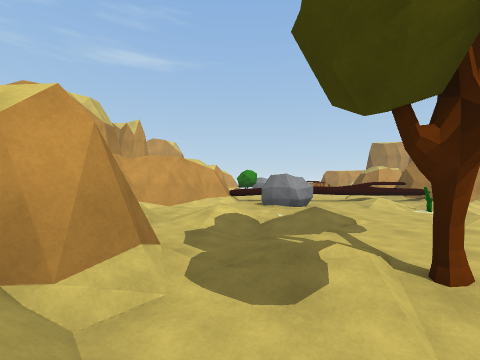
view 1 (above)

13 first-person views from a walk through a scene from a Unity 3-D project. The camera is 1.5 m above the floor, looks level and sees 90° across. The floor is counted in squares, 2 m on a side. Each view is taken from the middle of a square. On the plan, view 1 faces up. The plan holds only what a view shows up to about 9 squares ahead; the rest is blank. The place goes on beyond the plan. Surface patterns are stand-ins for the level's own textures.

view 2
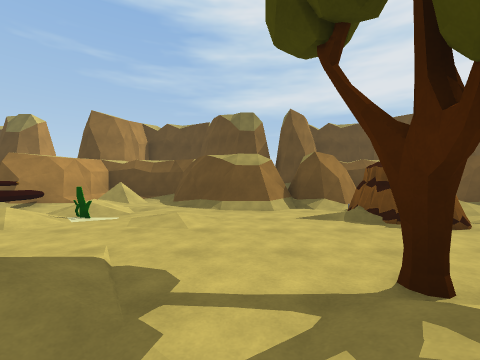

view 3
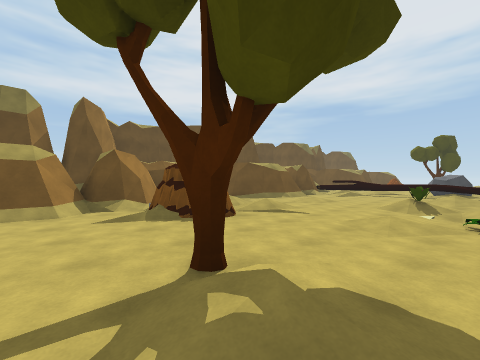

view 4
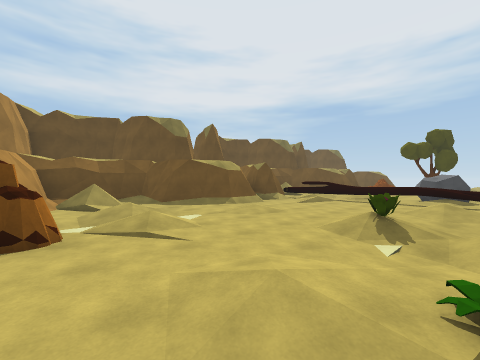

view 5
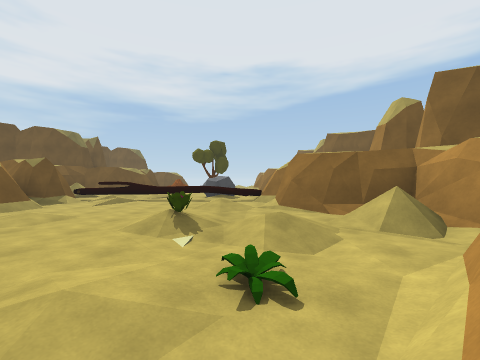

view 6
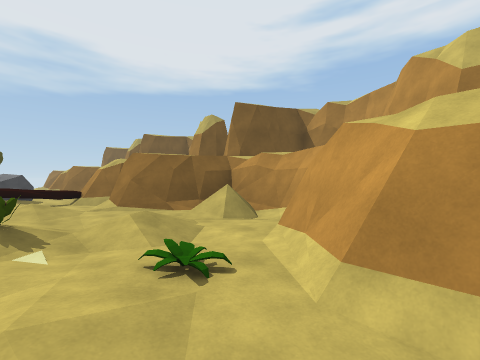

view 7
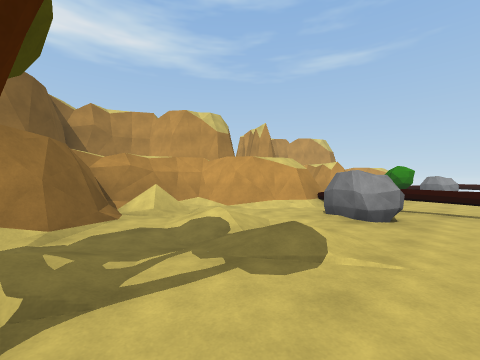

view 8
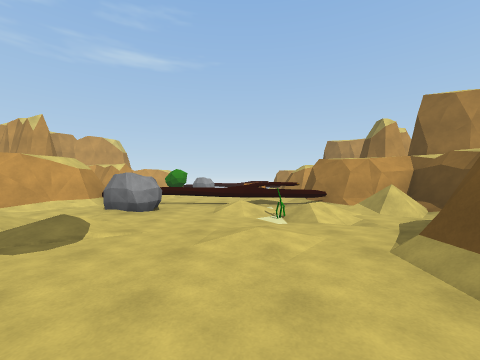

view 9
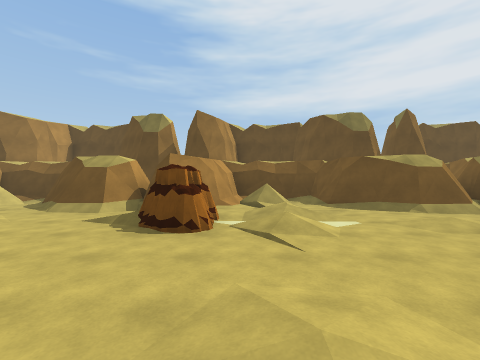

view 10
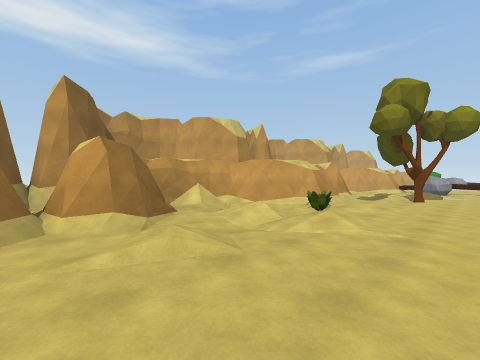

view 11
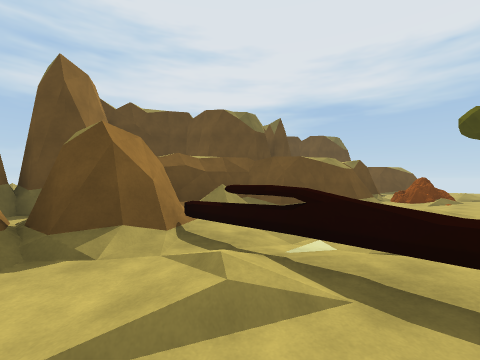

view 12
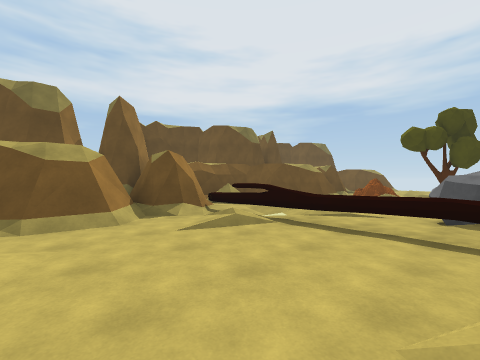

view 13
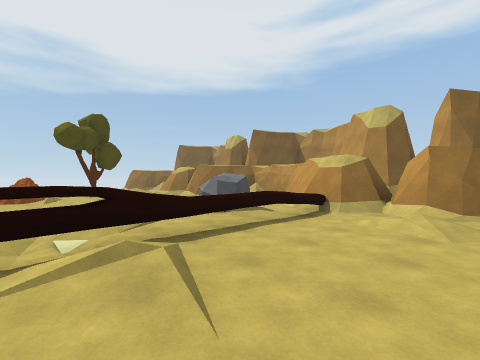

### Floor plan
Key: @ floor where view 1 was taken; # wall or solid block; x gap in a wall; . main floor; : floor 0.25 m higher than the main floor; - floor 0.25 m lower than the main floor; + floor 0.5 m higher than the main floor; / step, stairs or slope; = window, fence, low wall or low ledge; ^ raised ledge; R rock; T tree; P plant; O other object.
Columns run from 5 left of view 1 to 10 right of it. Each row starts with its distance up from view 1.
 10     = .... #
  9     #=^===####
  8    ##. ...-//##
  7   ##/. R.+////#
  6  ##.-.....O/./#
  5  #/////...../##
  4  #/#.///.:./##
  3  ###/......##
  2    ##./T...##
  1     #....//##
  0     #@...OO/###
 -1    ##.:../-../#
 -2  ###.P.../////#
 -3  #/.//....--./#
 -4  #////P.....###
 -5  ##/.-.....##
 -6   ##/......#
 -7 #^ #/....../x ^#
 -8 # ^x/..../.#####
 -9 #  ##^^^^=^###
-10    #=RR...-.=#
-11    # R R     #

Positions as (right, up) in squares from view 1, and headings:
1: (0, 0), facing up
2: (0, 3), facing right
3: (0, 3), facing down-right
4: (0, 0), facing down-right
5: (0, 0), facing down
6: (1, 0), facing down-left
7: (3, 2), facing up-left
8: (4, 1), facing up
9: (0, -1), facing right
10: (3, -8), facing up-left
11: (3, -7), facing down-right
12: (1, -5), facing down-right
13: (5, -6), facing down-left
